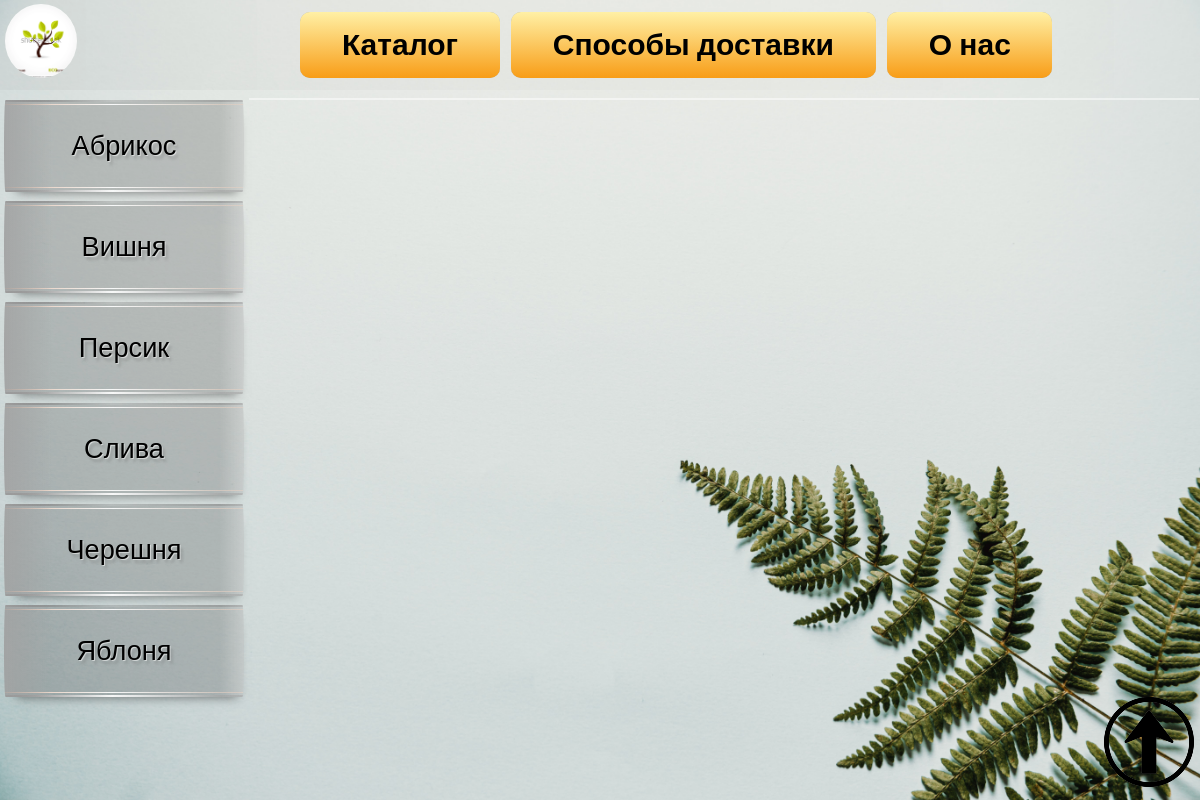
The page /o_nas/ on the database its author committed.
### sazhenci/models.py (models this page shows, shortened)
class Left(models.Model):
    name = models.CharField(max_length=255, db_index=True, verbose_name='Каталог сортов')
    slug = models.SlugField(max_length=255, unique=True, db_index=True, verbose_name="URL")
    def get_absolute_url(self):
        return reverse("left", kwargs={"lef_slug": self.slug})
    class Meta:
        verbose_name = 'Каталог сортов'
        verbose_name_plural = 'Каталог сортов'
        ordering = ['id']

### sazhenci/views.py (the view)
# urls.py: path('o_nas/', o_nas, name='o_nas')
def o_nas(request):
    return render(request, 'sazhenci/o_nas.html')

### sazhenci/templatetags/sazhenci_tags.py (called while the page is built)
@register.inclusion_tag('sazhenci/list_left.html')
def show_left():
    lefts = Left.objects.all()
    return {"lefts": lefts}

### sazhenci/templates/sazhenci/o_nas.html (shortened to what this page needs)
{% extends 'sazhenci/index.html' %}

### sazhenci/templates/sazhenci/list_left.html
{% for l in lefts %}
    {% if l.pk == lef_selected %}
        <li class="selected">{{l.name}}</li>
    {% else %}
        <li><a href="{{ l.get_absolute_url }}">{{ l.name }}</a></li>
    {% endif %}
{% endfor %}

### sazhenci/static/sazhenci/css/style.css (style rules this page uses)
* { margin: 0; padding: 0; font-family: 'Fira Sans', sans-serif; }
body { background-image: url(back_10.jpeg); background-repeat: no-repeat; background-attachment: fixed; background-size: 100%; }
#left_menu a { display:block; background: rgba(0, 0, 0, 0.178); border-top: 0; padding: 30px; margin-top: 9px; text-decoration: none; color: rgb(0, 0, 0); text-align: center; font-size: 1.7em; font-family: 'Fira Sans', sans-serif; text-shadow: rgba(255,255,255,.5) 1px 1px, rgba(100,100,100,.3) 3px 4px 3px; user-select: none; outline: none; border-radius: 3px / 100%; background-image: linear-gradient(45deg, rgba(255,255,255,.0) 30%, rgba(255, 255, 255, 0.774), rgba(255,255,255,.0) 70%), linear-gradient(to right, rgba(163, 163, 163, 0.856), rgba(255,255,255,0) 20%, rgba(191, 221, 17, 0) 90%, rgba(255,255,255,.3)), linear-gradient(to right, rgba(125,125,125,1), rgba(255, 255, 255, 0.123) 45%, rgba(125,125,125,.5)), linear-gradient(to right, rgba(125,125,125,1), rgba(255, 255, 255, 0.9) 45%, rgba(125,125,125,.5)), linear-gradient(to right, rgba(223,190,170,1), rgba(255,255,255,.9) 45%, rgba(223,190,170,.5)), linear-gradient(to right, rgba(223,190,170,1), rgba(255,255,255,.9) 45%, rgba(223,190,170,.5)); background-repeat: no-repeat; background-size: 200% 100%, auto, 100% 2px, 100% 2px, 100% 1px, 100% 1px; background-position: 200% 0, 0 0, 0 0, 0 100%, 0 4px, 0 calc(100% - 4px); box-shadow: rgba(0,0,0,.5) 3px 10px 10px -10px; }

### rows shown on the page
Left: name "Абрикос"
Left: name "Вишня"
Left: name "Персик"
Left: name "Слива"
Left: name "Черешня"
Left: name "Яблоня"
